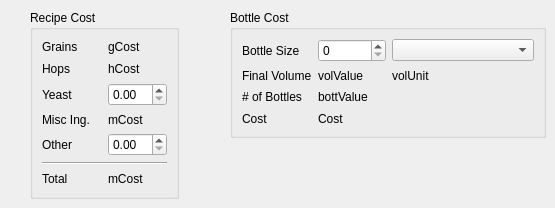
       <widget class="QWidget" name="cost">
        <attribute name="title">
         <string>Cost</string>
        </attribute>
        <widget class="QGroupBox" name="recipeCostBox">
         <property name="geometry">
          <rect>
           <x>30</x>
           <y>10</y>
           <width>149</width>
           <height>189</height>
          </rect>
         </property>
         <property name="title">
          <string>Recipe Cost</string>
         </property>
         <layout class="QGridLayout" name="gridLayout_8">
          <item row="0" column="0">
           <widget class="QLabel" name="costGrainLabel">
            <property name="text">
             <string>Grains</string>
            </property>
           </widget>
          </item>
          <item row="0" column="1">
           <widget class="QLabel" name="costGrainValue">
            <property name="text">
             <string>gCost</string>
            </property>
           </widget>
          </item>
          <item row="1" column="0">
           <widget class="QLabel" name="costHopsLabel">
            <property name="text">
             <string>Hops</string>
            </property>
           </widget>
          </item>
          <item row="1" column="1">
           <widget class="QLabel" name="costHopsValue">
            <property name="text">
             <string>hCost</string>
            </property>
           </widget>
          </item>
          <item row="2" column="0">
           <widget class="QLabel" name="costYeastLabel">
            <property name="text">
             <string>Yeast</string>
            </property>
           </widget>
          </item>
          <item row="2" column="1">
           <widget class="QDoubleSpinBox" name="costYeastSpin"/>
          </item>
          <item row="3" column="0">
           <widget class="QLabel" name="costMiscLabel">
            <property name="text">
             <string>Misc Ing.</string>
            </property>
           </widget>
          </item>
          <item row="3" column="1">
           <widget class="QLabel" name="costMiscValue">
            <property name="text">
             <string>mCost</string>
            </property>
           </widget>
          </item>
          <item row="4" column="0">
           <widget class="QLabel" name="costOtherLabel">
            <property name="text">
             <string>Other</string>
            </property>
           </widget>
          </item>
          <item row="4" column="1">
           <widget class="QDoubleSpinBox" name="costOtherSpin"/>
          </item>
          <item row="5" column="0" colspan="2">
           <widget class="Line" name="line">
            <property name="orientation">
             <enum>Qt::Horizontal</enum>
            </property>
           </widget>
          </item>
          <item row="6" column="0">
           <widget class="QLabel" name="costTotalLabel">
            <property name="text">
             <string>Total</string>
            </property>
           </widget>
          </item>
          <item row="6" column="1">
           <widget class="QLabel" name="costTotalValue">
            <property name="text">
             <string>mCost</string>
            </property>
           </widget>
          </item>
         </layout>
        </widget>
        <widget class="QGroupBox" name="bottleCostBox">
         <property name="geometry">
          <rect>
           <x>230</x>
           <y>10</y>
           <width>316</width>
           <height>128</height>
          </rect>
         </property>
         <property name="title">
          <string>Bottle Cost</string>
         </property>
         <layout class="QGridLayout" name="gridLayout_9">
          <item row="0" column="0">
           <widget class="QLabel" name="bottleSizeLabel">
            <property name="text">
             <string>Bottle Size</string>
            </property>
           </widget>
          </item>
          <item row="1" column="0">
           <widget class="QLabel" name="finalVolLabel">
            <property name="text">
             <string>Final Volume</string>
            </property>
           </widget>
          </item>
          <item row="1" column="1">
           <widget class="QLabel" name="finalVolValue">
            <property name="text">
             <string>volValue</string>
            </property>
           </widget>
          </item>
          <item row="2" column="0">
           <widget class="QLabel" name="bottleCountLabel">
            <property name="text">
             <string># of Bottles</string>
            </property>
           </widget>
          </item>
          <item row="2" column="1">
           <widget class="QLabel" name="bottleCountValue">
            <property name="text">
             <string>bottValue</string>
            </property>
           </widget>
          </item>
          <item row="3" column="0">
           <widget class="QLabel" name="bottleCostLabel">
            <property name="text">
             <string>Cost</string>
            </property>
           </widget>
          </item>
          <item row="3" column="1">
           <widget class="QLabel" name="bottleCostValue">
            <property name="text">
             <string>Cost</string>
            </property>
           </widget>
          </item>
          <item row="1" column="2">
           <widget class="QLabel" name="finalVolUnit">
            <property name="text">
             <string>volUnit</string>
            </property>
           </widget>
          </item>
          <item row="0" column="2" colspan="2">
           <widget class="QComboBox" name="bottleSizeUnit"/>
          </item>
          <item row="0" column="1">
           <widget class="QSpinBox" name="bottleSizeSpin"/>
          </item>
         </layout>
        </widget>
       </widget>
